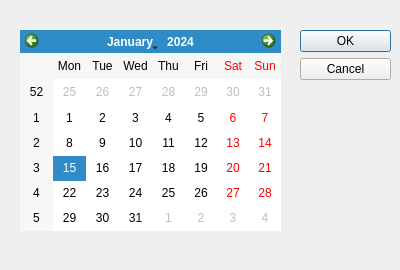
<?xml version="1.0" encoding="UTF-8"?>
<ui version="4.0">
 <class>Calender</class>
 <widget class="QDialog" name="Calender">
  <property name="geometry">
   <rect>
    <x>0</x>
    <y>0</y>
    <width>400</width>
    <height>270</height>
   </rect>
  </property>
  <property name="windowTitle">
   <string>Dialog</string>
  </property>
  <widget class="QDialogButtonBox" name="buttonBox">
   <property name="geometry">
    <rect>
     <x>300</x>
     <y>30</y>
     <width>91</width>
     <height>211</height>
    </rect>
   </property>
   <property name="orientation">
    <enum>Qt::Vertical</enum>
   </property>
   <property name="standardButtons">
    <set>QDialogButtonBox::Cancel|QDialogButtonBox::Ok</set>
   </property>
  </widget>
  <widget class="QCalendarWidget" name="calendarWidget">
   <property name="geometry">
    <rect>
     <x>20</x>
     <y>30</y>
     <width>261</width>
     <height>201</height>
    </rect>
   </property>
  </widget>
 </widget>
 <resources/>
 <connections>
  <connection>
   <sender>buttonBox</sender>
   <signal>accepted()</signal>
   <receiver>Calender</receiver>
   <slot>accept()</slot>
   <hints>
    <hint type="sourcelabel">
     <x>248</x>
     <y>254</y>
    </hint>
    <hint type="destinationlabel">
     <x>157</x>
     <y>274</y>
    </hint>
   </hints>
  </connection>
  <connection>
   <sender>buttonBox</sender>
   <signal>rejected()</signal>
   <receiver>Calender</receiver>
   <slot>reject()</slot>
   <hints>
    <hint type="sourcelabel">
     <x>316</x>
     <y>260</y>
    </hint>
    <hint type="destinationlabel">
     <x>286</x>
     <y>274</y>
    </hint>
   </hints>
  </connection>
 </connections>
</ui>
